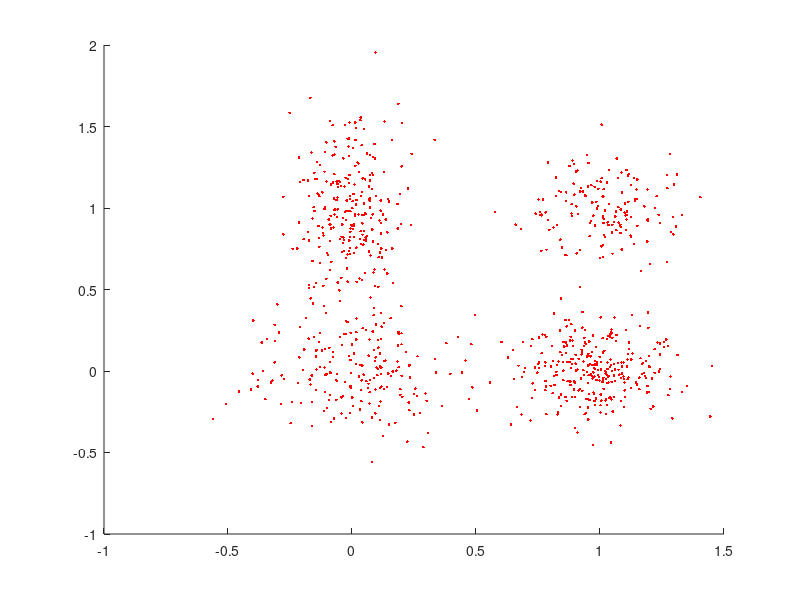

Here is the MATLAB script that generated this plot: (Note: this script raises an error after producing the figure.)
% Sheryan Resutov, Eugene Sokolov, Harrison Zhao
% Machine Learning extra credit
clc; clear all; close all;
K = 4;
Xs = cell(1,4);
Xs{1} = mvnrnd([1 1], 0.025*eye(2), 150);
Xs{2} = mvnrnd([0 0], diag([0.05 0.05]), 200);
Xs{3} = mvnrnd([0 1], diag([0.01 0.075]), 250);
Xs{4} = mvnrnd([1 0], 0.025*eye(2), 300);

muOld = {[2 2], [-1 -1], [-1, 2], [2, -1]};
sigOld = cell(1,4);
pOld = cell(1,4);
for ii=1:K
    sigOld{ii} = 0.25*eye(2);
    pOld{ii} = 0.1; 
end
X = [];
for ii=1:K
    X = [X; Xs{ii}];
end
[N, D] = size(X);

err = 1;
ll = 1;
threshold = 1e-2;
iter = 1;
t = linspace(0,2*pi,1000);
while (err(iter) > threshold)
    iter = iter + 1;
    denominator = 0;
    gamma = zeros(N,K);
    for ii=1:K
        gamma(:,ii) = pOld{ii}*mvnpdf(X,muOld{ii},sigOld{ii});
        denominator = denominator + gamma(:,ii);
    end
    for ii=1:K
        gamma(:,ii) = gamma(:,ii)./denominator;
    end
    Nk = sum(gamma,1);
    muNew = (X'*gamma)./repmat(Nk,D,1);
    sigNew = cell(1,K);
    for ii=1:K
        for jj=1:N
            diff = X(jj,:)'-muNew(:,ii);
            sigNew{ii}(:,:,jj) = gamma(jj,ii)*diff*(diff)'/Nk(ii);
        end
        sigNew{ii} = sum(sigNew{ii},3);
    end
    pNew = Nk/N;
    tmpLL = [];
    for ii=1:K
        tmpLL = [tmpLL, pNew(ii)*mvnpdf(X,muNew(:,ii)',sigNew{ii})];
    end
    ll(iter) = sum(log(sum(tmpLL,2)));
    err(iter) = abs(ll(iter) - ll(iter-1));
    for ii=1:K
        pOld{ii} = pNew(ii);
        muOld{ii} = muNew(:,ii)';
        sigOld{ii} = sigNew{ii};
    end
    
    a = cell(1,K);
    b = cell(1,K);
    x = cell(1,K);
    y = cell(1,K);
    for ii=1:K
        [r c] = eig(sigNew{ii});
        angle = atan(r(1,2)/r(1,1));
        a{ii} = sqrt(c(1,1));
        b{ii} = sqrt(c(2,2));
        x{ii} = a{ii}*sin(t+angle)+muNew(1,ii);
        y{ii} = b{ii}*cos(t)+muNew(2,ii);
    end
    
    figure;
    hold on;
    plot(X(:,1),X(:,2),'r.');
    plot(muNew(1,:),muNew(2,:),'gX','Markersize',16,'LineWidth',8);
    for ii=1:K
        plot(x{ii},y{ii},'g.');
    end
    title(sprintf('cluster centroids with iterations=%d and err=%f', iter, err(iter)));
end


